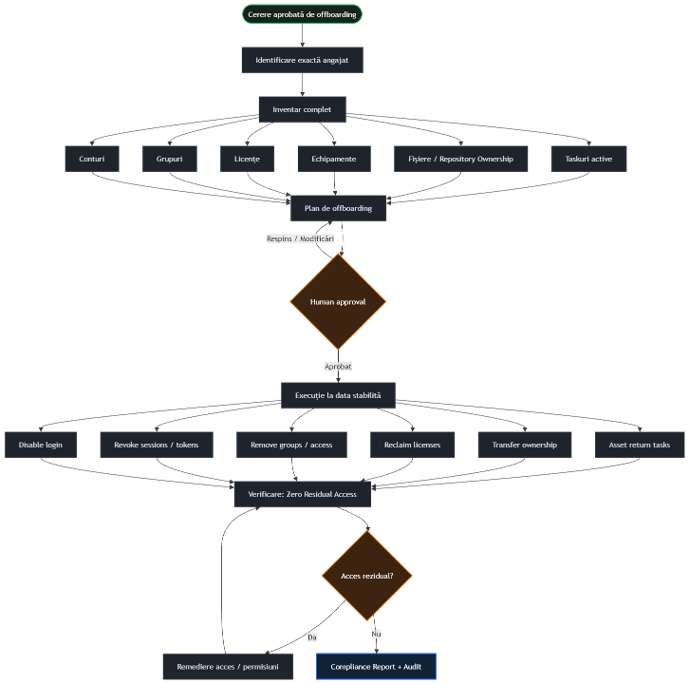
#> input picture Documentation/image.png, 689 x 684 px
$ python -i parse_ocr.py   (imports and definitions only)
#> lines starting #> are read from the running program, lines starting #| are printed output that depends on the picture
#> further down, picture is the input picture: PIL image 689x684 RGBA; mean R, G, B, A 8, 8.4, 8.8, 33.3
import logging
from typing import Optional
import pytesseract
from PIL import Image, ImageEnhance, ImageFilter

from src.extraction.preprocessing import DocumentPage

logger = logging.getLogger("uvicorn.error")

# Minimum characters required to consider digital text valid
MIN_DIGITAL_TEXT_CHARS = 50


class TrackAExtractor:

    @staticmethod
    def preprocess_image_for_ocr(image: Image.Image) -> Image.Image:
        """
        Applies grayscale, contrast boost, and slight sharpening
        to maximize Tesseract accuracy on smartphone photos and low-contrast scans.
        """
        # 1. Convert to grayscale
        gray = image.convert("L")
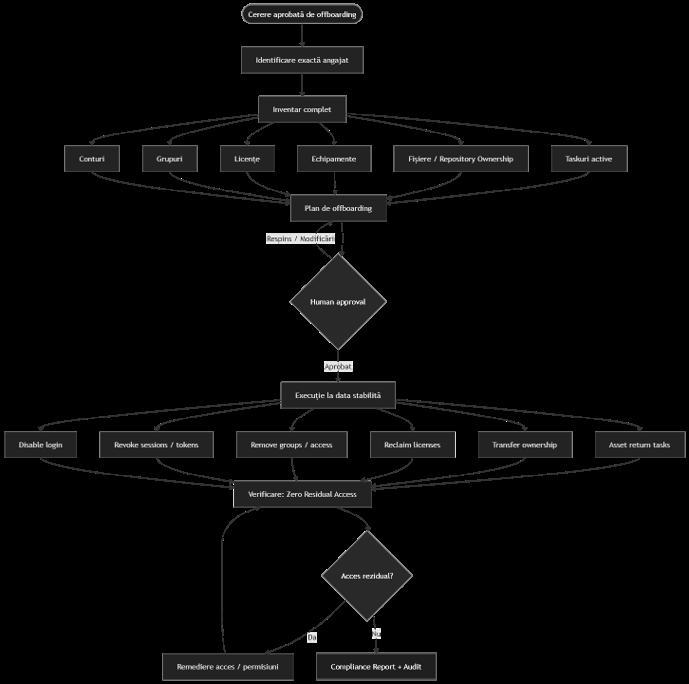
#> gray: PIL image 689x684 L; min 0, max 255, mean 8.3

        # 2. Increase contrast
        enhancer = ImageEnhance.Contrast(gray)
        high_contrast = enhancer.enhance(1.8)
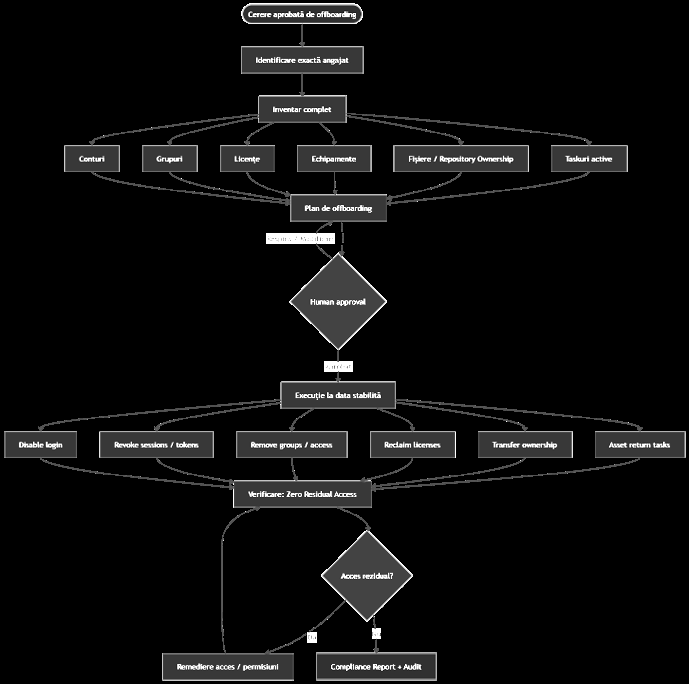
#> high_contrast: PIL image 689x684 L; min 0, max 255, mean 13.3

        # 3. Apply subtle sharpening filter
        sharpened = high_contrast.filter(ImageFilter.SHARPEN)
        return sharpened

    # [43 lines left out: functions extract_page_text, extract, not called in this run]

>>> from PIL import Image
>>> picture = Image.open('../../Documentation/image.png')
>>> result = TrackAExtractor().preprocess_image_for_ocr(picture)
